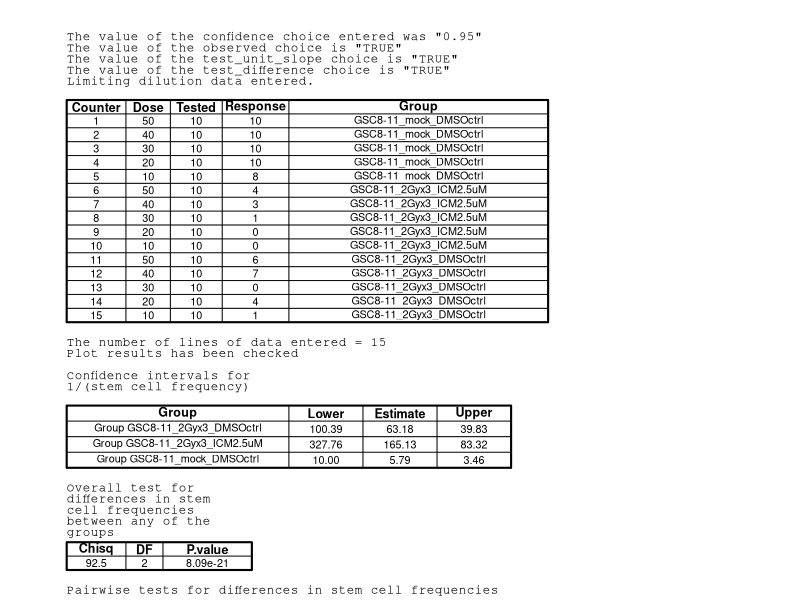
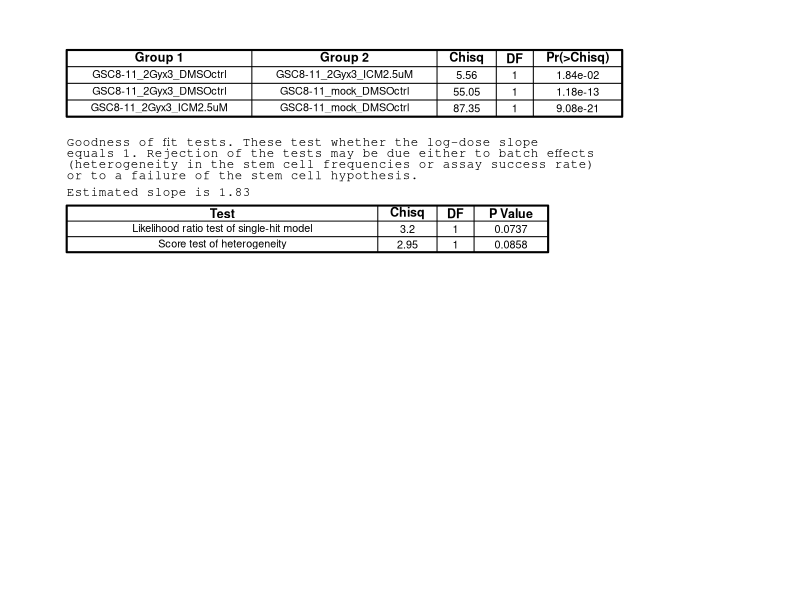
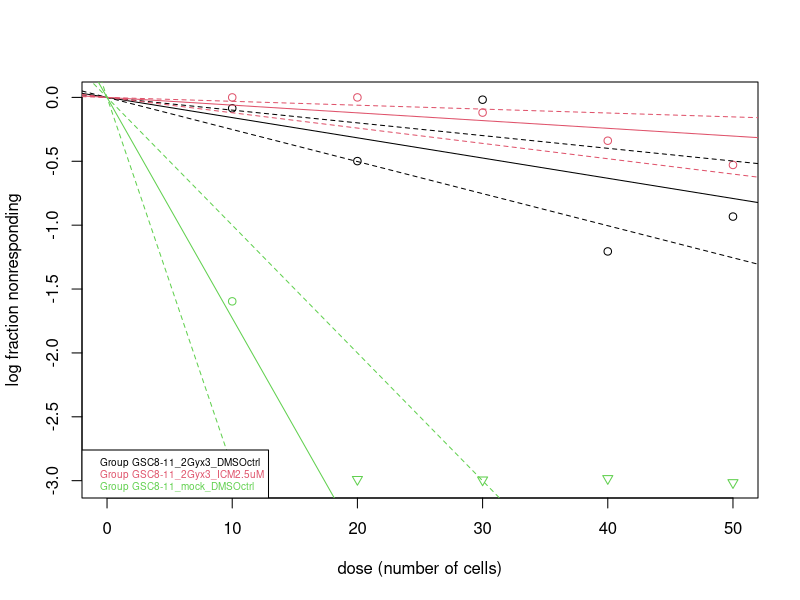

The R script that drew these images, in order:
library(statmod)

# Open PDF device
pdf("Limiting_Dilution_Analysis_Results.pdf", width = 8.5, height = 11)

# 1. DATA ENTRY
elda_data <- data.frame(
  cells = c(50, 40, 30, 20, 10, 50, 40, 30, 20, 10, 50, 40, 30, 20, 10),
  positive = c(10, 10, 10, 10, 8, 4, 3, 1, 0, 0, 6, 7, 0, 4, 1),
  tested = rep(10, 15),
  group = c(
    rep("GSC8-11_mock_DMSOctrl", 5),
    rep("GSC8-11_2Gyx3_ICM2.5uM", 5),
    rep("GSC8-11_2Gyx3_DMSOctrl", 5)
  )
)
elda_data$group <- factor(elda_data$group)

# 2. RUN MAIN ANALYSIS
elda_result <- elda(
  response = elda_data$positive,
  dose = elda_data$cells,
  tested = elda_data$tested,
  group = elda_data$group,
  observed = TRUE,
  test.unit.slope = TRUE
)

# Helper function to draw a nice table
draw_table <- function(table_x, table_y, headers, data_rows, col_widths, cell_height = 0.03) {
  n_rows <- length(data_rows) + 1  # +1 for header
  n_cols <- length(headers)
  total_width <- sum(col_widths)
  
  # Outer border
  rect(table_x, table_y - n_rows*cell_height, table_x + total_width, table_y, lwd = 2)
  
  # Horizontal lines
  for (i in 0:n_rows) {
    segments(table_x, table_y - i*cell_height, table_x + total_width, table_y - i*cell_height, lwd = 1)
  }
  
  # Vertical lines
  x_pos <- table_x
  for (i in 0:n_cols) {
    segments(x_pos, table_y, x_pos, table_y - n_rows*cell_height, lwd = 1)
    if (i < n_cols) {
      x_pos <- x_pos + col_widths[i + 1]
    }
  }
  
  # Headers
  x_pos <- table_x
  for (i in 1:n_cols) {
    text(x_pos + col_widths[i]/2, table_y - cell_height/2, headers[i], cex = 0.75, font = 2)
    x_pos <- x_pos + col_widths[i]
  }
  
  # Data rows
  for (i in 1:length(data_rows)) {
    row_y <- table_y - (i+1)*cell_height + cell_height/2
    x_pos <- table_x
    for (j in 1:length(data_rows[[i]])) {
      text(x_pos + col_widths[j]/2, row_y, data_rows[[i]][j], cex = 0.65)
      x_pos <- x_pos + col_widths[j]
    }
  }
  
  # Return the bottom y position
  return(table_y - n_rows*cell_height)
}

# 3. CREATE TEXT OUTPUT FOR FIRST PAGE
par(mar = c(0, 0, 0, 0))
plot.new()
plot.window(xlim = c(0, 1), ylim = c(0, 1))

y_pos <- 0.98
line_height <- 0.020

# Helper function to add text
add_text <- function(text, size = 0.75, font = 1, x = 0.05) {
  text(x, y_pos, text, adj = c(0, 1), cex = size, family = "mono", font = font)
  y_pos <<- y_pos - line_height
}

# Header information
add_text('The value of the confidence choice entered was "0.95"')
add_text('The value of the observed choice is "TRUE"')
add_text('The value of the test_unit_slope choice is "TRUE"')
add_text('The value of the test_difference choice is "TRUE"')
add_text('Limiting dilution data entered.')
y_pos <- y_pos - line_height

# Data table - using nice table format
table_y <- y_pos
headers <- c("Counter", "Dose", "Tested", "Response", "Group")
col_widths <- c(0.08, 0.06, 0.07, 0.09, 0.35)

data_rows <- list()
for (i in 1:nrow(elda_data)) {
  data_rows[[i]] <- c(
    as.character(i),
    as.character(elda_data$cells[i]),
    as.character(elda_data$tested[i]),
    as.character(elda_data$positive[i]),
    as.character(elda_data$group[i])
  )
}

y_pos <- draw_table(0.05, table_y, headers, data_rows, col_widths, cell_height = 0.025)
y_pos <- y_pos - line_height * 1.5

add_text(sprintf("The number of lines of data entered = %d", nrow(elda_data)))
add_text("Plot results has been checked")
y_pos <- y_pos - line_height

# Confidence intervals table
add_text("Confidence intervals for")
add_text("1/(stem cell frequency)")
y_pos <- y_pos - line_height

table_y <- y_pos
headers <- c("Group", "Lower", "Estimate", "Upper")
col_widths <- c(0.30, 0.10, 0.10, 0.10)

ci_table <- elda_result$CI
data_rows <- list()
for (i in 1:nrow(ci_table)) {
  data_rows[[i]] <- c(
    rownames(ci_table)[i],
    sprintf("%.2f", ci_table[i, "Lower"]),
    sprintf("%.2f", ci_table[i, "Estimate"]),
    sprintf("%.2f", ci_table[i, "Upper"])
  )
}

y_pos <- draw_table(0.05, table_y, headers, data_rows, col_widths, cell_height = 0.028)
y_pos <- y_pos - line_height * 1.5

# Overall test
text(0.05, y_pos, "Overall test for", adj = c(0, 1), cex = 0.75, family = "mono")
y_pos <- y_pos - line_height
text(0.05, y_pos, "differences in stem", adj = c(0, 1), cex = 0.75, family = "mono")
y_pos <- y_pos - line_height
text(0.05, y_pos, "cell frequencies", adj = c(0, 1), cex = 0.75, family = "mono")
y_pos <- y_pos - line_height
text(0.05, y_pos, "between any of the", adj = c(0, 1), cex = 0.75, family = "mono")
y_pos <- y_pos - line_height
text(0.05, y_pos, "groups", adj = c(0, 1), cex = 0.75, family = "mono")
y_pos <- y_pos - line_height * 1.2

# Overall test table
table_y <- y_pos
headers <- c("Chisq", "DF", "P.value")
col_widths <- c(0.08, 0.05, 0.12)

overall_chisq <- round(as.numeric(elda_result$test.difference[1]), 1)
overall_df <- as.numeric(elda_result$test.difference[3])
overall_p <- formatC(as.numeric(elda_result$test.difference[2]), format="e", digits=2)

data_rows <- list(
  c(as.character(overall_chisq), as.character(overall_df), overall_p)
)

y_pos <- draw_table(0.05, table_y, headers, data_rows, col_widths, cell_height = 0.025)
y_pos <- y_pos - line_height * 1.5

# Pairwise header
text(0.05, y_pos, "Pairwise tests for differences in stem cell frequencies", 
     adj = c(0, 1), cex = 0.75, family = "mono")

# Start second page for pairwise comparisons
plot.new()
plot.window(xlim = c(0, 1), ylim = c(0, 1))
par(mar = c(0, 0, 0, 0))

y_pos <- 0.95

# Pairwise comparisons table
groups <- levels(elda_data$group)
pw_data <- list()
for (i in 1:(length(groups)-1)) {
  for (j in (i+1):length(groups)) {
    sub_data <- subset(elda_data, group %in% c(groups[i], groups[j]))
    pw_result <- limdil(sub_data$positive, sub_data$cells, sub_data$tested, 
                        sub_data$group, observed = TRUE)
    pw_data[[length(pw_data) + 1]] <- c(
      groups[i],
      groups[j],
      sprintf("%.2f", as.numeric(pw_result$test.difference[1])),
      as.character(as.numeric(pw_result$test.difference[3])),
      formatC(as.numeric(pw_result$test.difference[2]), format="e", digits=2)
    )
  }
}

table_y <- y_pos
headers <- c("Group 1", "Group 2", "Chisq", "DF", "Pr(>Chisq)")
col_widths <- c(0.25, 0.25, 0.08, 0.05, 0.12)

y_pos <- draw_table(0.05, table_y, headers, pw_data, col_widths, cell_height = 0.03)
y_pos <- y_pos - line_height * 2

# Goodness of fit
text(0.05, y_pos, "Goodness of fit tests. These test whether the log-dose slope", 
     adj = c(0, 1), cex = 0.75, family = "mono")
y_pos <- y_pos - line_height
text(0.05, y_pos, "equals 1. Rejection of the tests may be due either to batch effects", 
     adj = c(0, 1), cex = 0.75, family = "mono")
y_pos <- y_pos - line_height
text(0.05, y_pos, "(heterogeneity in the stem cell frequencies or assay success rate)", 
     adj = c(0, 1), cex = 0.75, family = "mono")
y_pos <- y_pos - line_height
text(0.05, y_pos, "or to a failure of the stem cell hypothesis.", 
     adj = c(0, 1), cex = 0.75, family = "mono")
y_pos <- y_pos - line_height * 1.5

slope_text <- sprintf("Estimated slope is %.2f", 
                      elda_result$test.slope.wald["Estimate"])
text(0.05, y_pos, slope_text, adj = c(0, 1), cex = 0.75, family = "mono")
y_pos <- y_pos - line_height * 1.5

# Goodness of fit table
lr_chisq <- elda_result$test.slope.lr["z value"]^2
lr_p <- elda_result$test.slope.lr["Pr(>|z|)"]
score_chisq <- elda_result$test.slope.score.dose["z value"]^2
score_p <- elda_result$test.slope.score.dose["Pr(>|z|)"]

table_y <- y_pos
headers <- c("Test", "Chisq", "DF", "P Value")
col_widths <- c(0.42, 0.08, 0.05, 0.10)

data_rows <- list(
  c("Likelihood ratio test of single-hit model", 
    sprintf("%.1f", lr_chisq), "1", sprintf("%.4f", lr_p)),
  c("Score test of heterogeneity", 
    sprintf("%.2f", score_chisq), "1", sprintf("%.4f", score_p))
)

y_pos <- draw_table(0.05, table_y, headers, data_rows, col_widths, cell_height = 0.028)

# New page for plot
plot.new()
par(mar = c(5, 4, 4, 2) + 0.1)
plot(elda_result, main = "")

# Close PDF device
dev.off()

cat("PDF created successfully: Limiting_Dilution_Analysis_Results.pdf\n")
